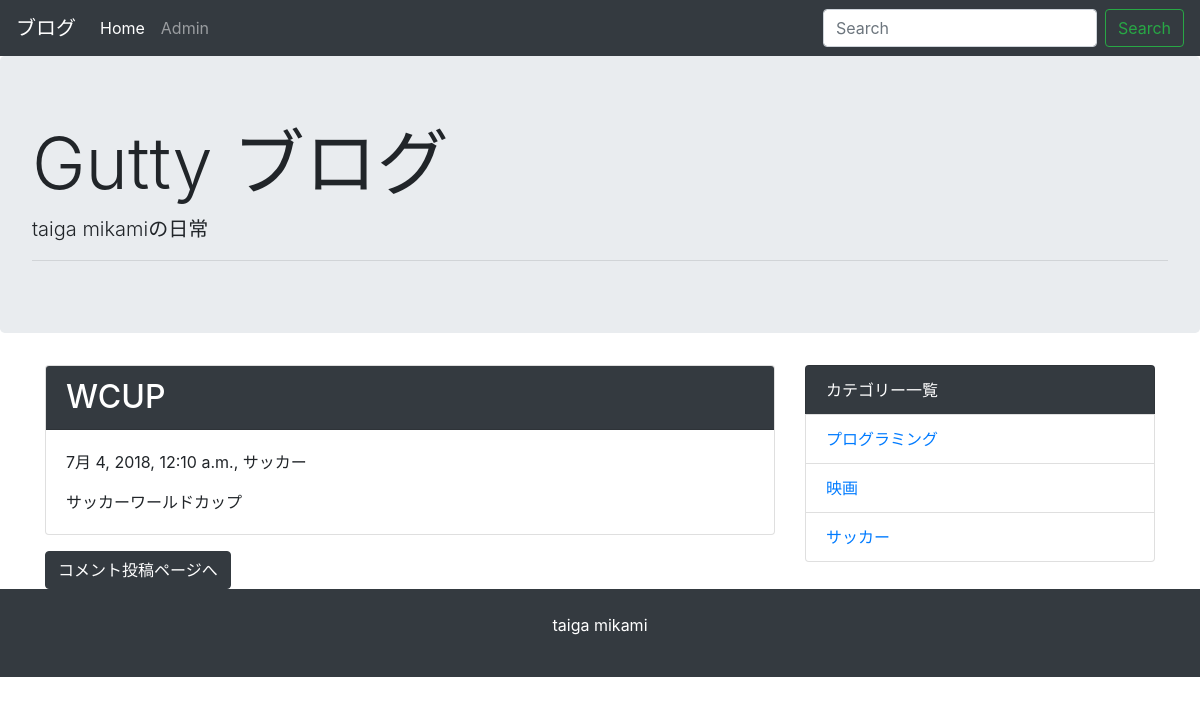
The app's page /detail/2 with its own data.
### blog/models.py (models this page shows, shortened)
class Post(models.Model):
  title = models.CharField('タイトル', max_length=255)
  text = models.TextField('本文')
  created_at = models.DateTimeField('作成日', default=timezone.now)
  category = models.ForeignKey(Category, verbose_name='カテゴリ', on_delete=models.PROTECT)

class Category(models.Model):
  name = models.CharField('カテゴリ名', max_length=255)
  created_at = models.DateTimeField('作成日', default=timezone.now)
  def __str__(self):
    return self.name

### blog/views.py (the view)
# urls.py: path('detail/<int:pk>', views.DetailView.as_view(), name='detail'),
class DetailView(generic.DetailView):
  model = Post

### blog/context_processors.py (called while the page is built)
def common(request):
  context = {
    'category_list': Category.objects.all(),
  }
  return context

### blog/templates/blog/post_detail.html (shortened to what this page needs)
{% extends 'base.html' %}
{% block content %}
	<div class="card mb-3">
		<h2 class="card-header bg-dark text-white">{{ post.title }}</h2>
		<div class="card-body">
			<p>{{ post.created_at }}, {{ post.category }}</p>
			{{ post.text | linebreaksbr | urlize}}
		</div>
	</div>
	<a href="{% url 'blog:comment' post.pk %}" class="btn btn-dark">コメント投稿ページへ</a>
{% endblock %}

### templates/base.html (shortened to what this page needs)
{% load static %}
<!DOCTYPE html>
<html lang="ja">
<head>
	<link href="{% static 'vendor/bootstrap/css/bootstrap.css' %}" rel="stylesheet">
</head>
<body>
{% include "navi.html" %}
<div class="jumbotron">
	<h1 class="display-3">Gutty ブログ</h1>
	<p class="lead">taiga mikamiの日常</p>
	<hr class="my-2">
</div>
<div class="container">
	<div class="row">
		<div class="col-md-8">
			{% block content %}
			{% endblock %}
		</div>
		<div class="col-md-4">
			<ul class="list-group">
			<li class="list-group-item bg-dark text-white">カテゴリー一覧</li>
				{% for category in category_list %}
					<li class="list-group-item">
						<a href="{% url 'blog:category' category.pk %}">{{ category }}</a>
					</li>
				{% endfor %}
			</ul>
		</div>
	</div>
</div>
<footer class="bg-dark text-white text-center py-4">
	<p>taiga mikami</p>
</footer>
</body>
</html>

### records on screen
Post: title "WCUP", created_at "7月 4, 2018, 12:10 a.m.", category "サッカー", text "サッカーワールドカップ"
Category: name "プログラミング"
Category: name "映画"
Category: name "サッカー"
